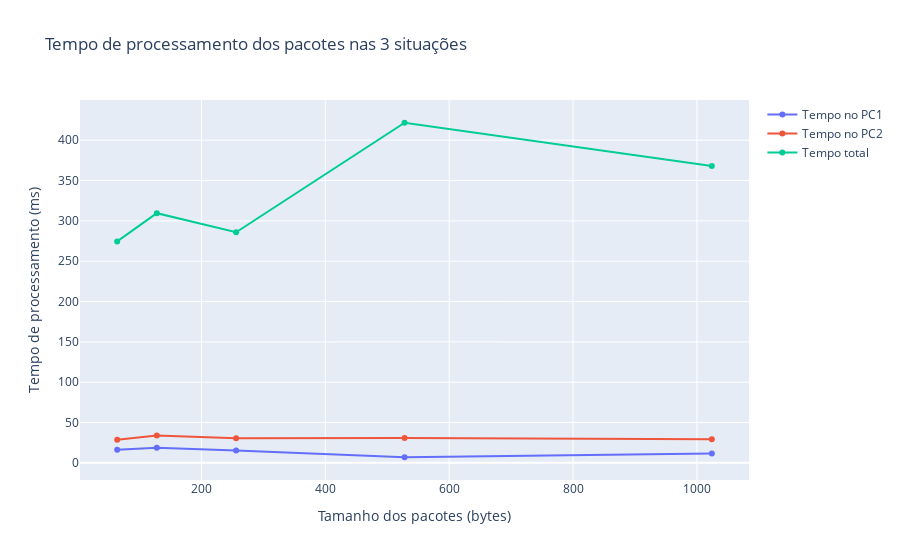

This figure's notebook cell:
### Markdown cell above
# Comparing the 3 situations

### Code cell
import plotly.graph_objects as go


# Create traces
fig = go.Figure()
fig.add_trace(go.Scatter(x=sizes, y=pc1,
                    mode='lines+markers',
                    name='Tempo no PC1'))
fig.add_trace(go.Scatter(x=sizes, y=pc2,
                    mode='lines+markers',
                    name='Tempo no PC2'))
fig.add_trace(go.Scatter(x=sizes, y=tt,
                    mode='lines+markers', name='Tempo total'))

fig.update_layout(title='Tempo de processamento dos pacotes nas 3 situações',
                   xaxis_title='Tamanho dos pacotes (bytes)',
                   yaxis_title='Tempo de processamento (ms)')

fig.show()

### Figure 1 — Plotly figure (JSON) as saved in the notebook; plotly's stock layout.template omitted (floating-point values rounded to 4 significant figures)
{"data": [{"mode": "lines+markers", "name": "Tempo no PC1", "x": [64, 128, 256, 528, 1024], "y": [16.21, 18.72, 15.42, 6.933, 11.47], "type": "scatter"}, {"mode": "lines+markers", "name": "Tempo no PC2", "x": [64, 128, 256, 528, 1024], "y": [28.63, 33.82, 30.48, 30.9, 29.3], "type": "scatter"}, {"mode": "lines+markers", "name": "Tempo total", "x": [64, 128, 256, 528, 1024], "y": [274.6, 309.6, 285.9, 421.7, 367.9], "type": "scatter"}], "layout": {"title": {"text": "Tempo de processamento dos pacotes nas 3 situações"}, "xaxis": {"title": {"text": "Tamanho dos pacotes (bytes)"}}, "yaxis": {"title": {"text": "Tempo de processamento (ms)"}}}}
